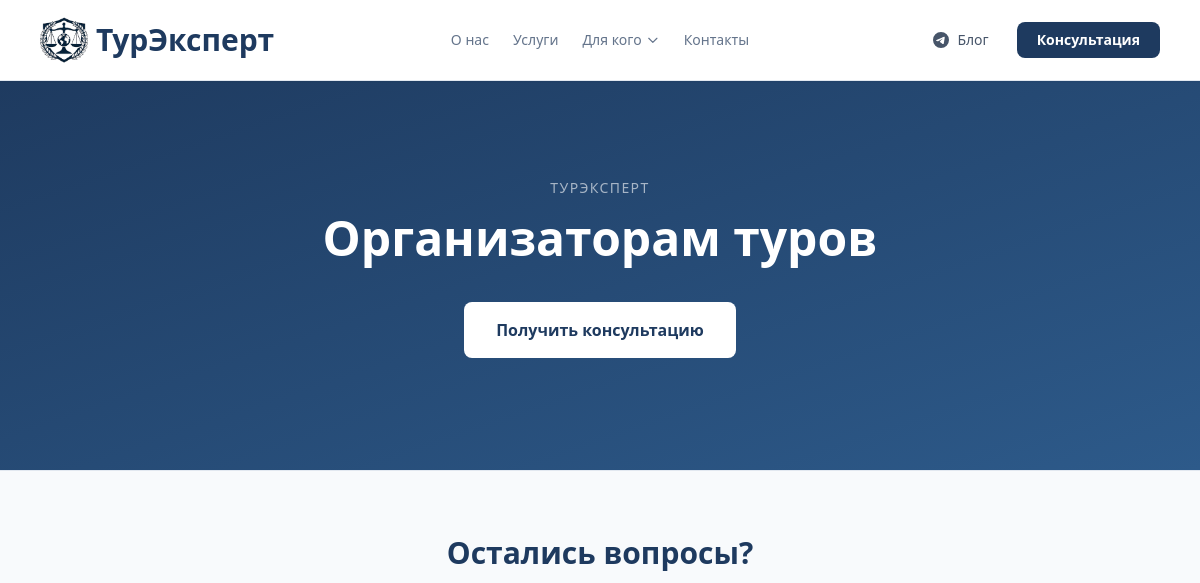
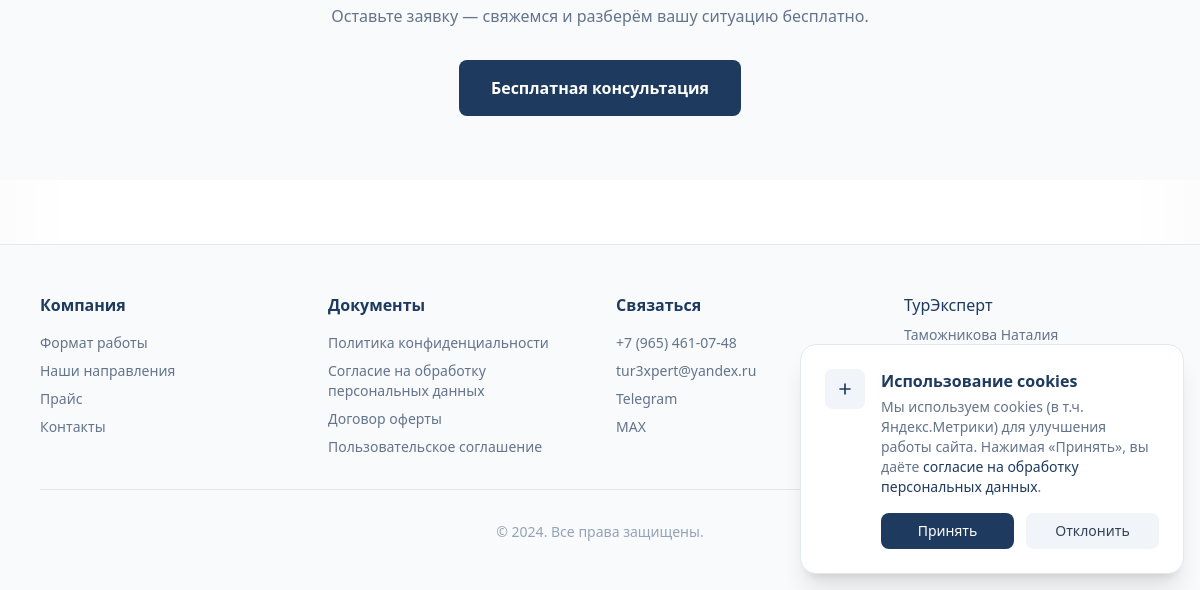
The app's page /dlya/organizatoram-turov/, older data (2 pictures, top to bottom).
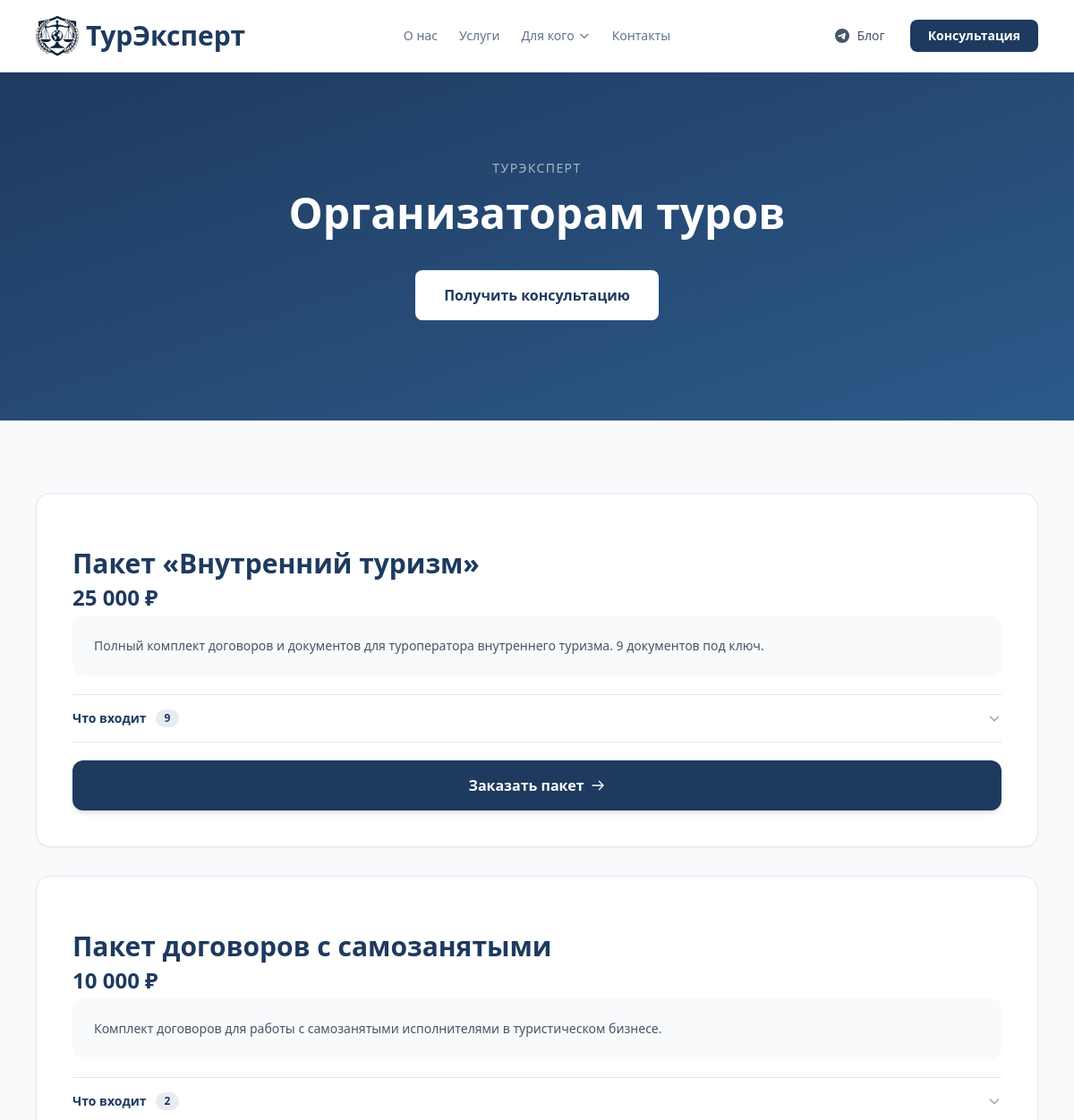
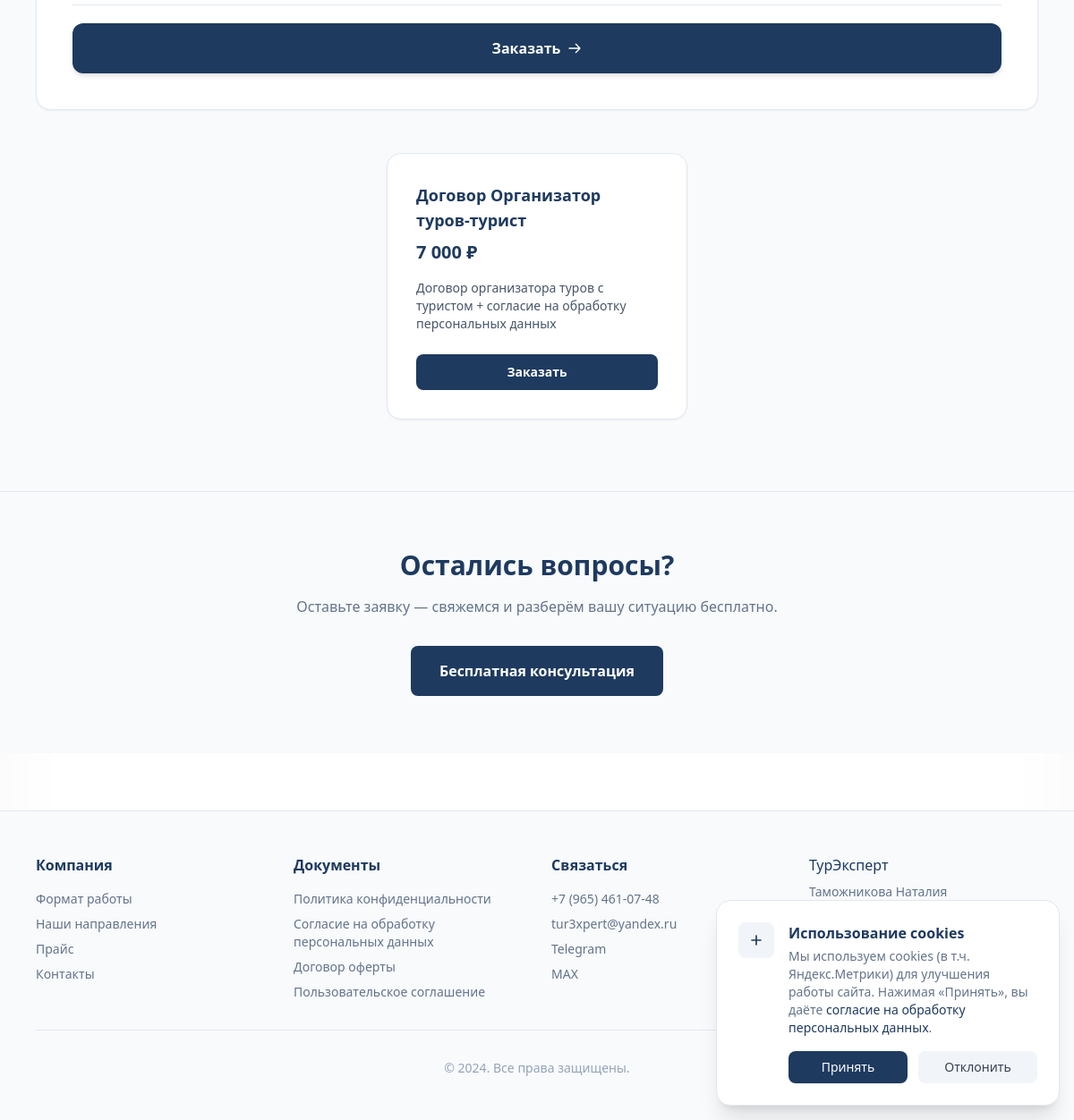
The same page, newer data (2 pictures, top to bottom).
### core/models.py (models this page shows, shortened)
class AudiencePage(models.Model):
    slug = models.SlugField("URL (slug)", unique=True, allow_unicode=True)
    title = models.CharField("Заголовок", max_length=200)
    subtitle = models.CharField("Подзаголовок", max_length=400, blank=True)
    content = models.TextField("Основной текст", blank=True)
    meta_description = models.CharField("Meta description (SEO)", max_length=300, blank=True)
    is_published = models.BooleanField("Опубликована", default=False)
    order = models.PositiveIntegerField("Порядок в меню", default=0)
    class Meta:
        verbose_name = "Страница аудитории"
        verbose_name_plural = "Страницы аудиторий"
        ordering = ['order']

class PriceCard(models.Model):
    CARD_TYPES = (
        ('wide', 'Широкая'),
        ('thin', 'Тонкая'),
    )
    title = models.CharField(max_length=200, verbose_name="Название услуги")
    price_display = models.CharField(max_length=100, verbose_name="Цена (текст)")
    description = models.TextField(blank=True, verbose_name="Описание")
    button_text = models.CharField(max_length=50, default="Заказать", verbose_name="Текст кнопки")
    is_highlighted = models.BooleanField(default=False, verbose_name="Выделенная карточка")
    icon_svg = models.TextField(blank=True, null=True, verbose_name="SVG иконка (код)")
    card_type = models.CharField(max_length=10, choices=CARD_TYPES, default='thin', verbose_name="Тип карточки")
    detail_page = models.ForeignKey(
        InfoPage, on_delete=models.SET_NULL, blank=True, null=True,
        verbose_name="Страница подробнее"
    )
    audience = models.ForeignKey(
        AudiencePage, on_delete=models.SET_NULL, blank=True, null=True,
        verbose_name="Страница аудитории"
    )
    order = models.PositiveIntegerField(default=0, verbose_name="Порядок")
    class Meta:
        verbose_name = "Ценовая карточка"
        verbose_name_plural = "Ценовые карточки"
        ordering = ['order']

### core/views.py (the view)
# urls.py: path('dlya/<slug:slug>/', views.audience_page, name='audience_page'),
def audience_page(request, slug):
    page = get_object_or_404(AudiencePage, slug=slug, is_published=True)
    context = {
        'page': page,
        'wide_cards': PriceCard.objects.filter(card_type='wide', audience=page),
        'thin_cards': PriceCard.objects.filter(card_type='thin', audience=page),
        'info_cards': InfoCard.objects.filter(audience=page),
    }
    return render(request, 'core/audience.html', context)

### core/templates/core/audience.html (shortened to what this page needs)
{% extends 'base.html' %}
{% load static %}
{% block content %}
<section class="relative bg-gradient-to-br from-[#1e3a5f] to-[#2d5a8a] py-20 md:py-28">
    <div class="max-w-4xl mx-auto px-4 text-center">
        <p class="text-white/60 text-sm uppercase tracking-widest mb-4">ТурЭксперт</p>
        <h1 class="text-4xl md:text-5xl font-bold text-white mb-6">{{ page.title }}</h1>
        <div class="mt-10">
            <a href="#" onclick="openModal(); return false;" class="inline-flex items-center justify-center px-8 py-4 bg-white text-[#1e3a5f] hover:bg-white/90 font-semibold rounded-lg transition-colors">
                Получить консультацию
            </a>
        </div>
    </div>
</section>
{% if wide_cards or thin_cards or info_cards %}
<section class="py-20 bg-slate-50 border-t border-slate-200">
    <div class="max-w-6xl mx-auto px-4">
        {% if wide_cards %}
        <div class="grid grid-cols-1 gap-8 mb-12">
            {% for card in wide_cards %}
            {% with items=card.accordion_items.all %}
            <div class="rounded-2xl p-8 md:p-10 shadow-sm hover:shadow-lg transition-all duration-300 flex flex-col {% if card.is_highlighted %}text-white{% else %}text-slate-900 border border-slate-200 bg-white{% endif %}"
                 {% if card.is_highlighted %}style="background:linear-gradient(160deg,#2d5a8a 0%,#1e3a5f 55%,#152c4a 100%);box-shadow:0 26px 60px -26px rgba(30,58,95,.65),inset 0 1px 0 rgba(255,255,255,.07)"{% endif %}>
                <h3 class="text-2xl md:text-3xl font-bold {% if card.is_highlighted %}text-white{% else %}text-[#1e3a5f]{% endif %} mb-1 leading-tight">{{ card.title }}</h3>
                <p class="text-2xl font-bold {% if card.is_highlighted %}text-white{% else %}text-[#1e3a5f]{% endif %} mb-1">{{ card.price_display }}</p>
                {% if card.description %}
                <div class="{% if card.is_highlighted %}bg-white/10{% else %}bg-slate-50{% endif %} rounded-xl p-6 mb-5 text-sm {% if card.is_highlighted %}text-white/80{% else %}text-slate-600{% endif %}">
                    {{ card.description|linebreaks }}
                </div>
                {% else %}
                <div class="mb-5"></div>
                {% endif %}
                {% if card.detail_page %}
                <div class="mt-auto pt-5">
                    <a href="{% url 'info_page' slug=card.detail_page.slug %}" class="w-full inline-flex items-center justify-center gap-2 px-8 py-4 {% if card.is_highlighted %}bg-white text-[#1e3a5f] hover:bg-white/90{% else %}bg-[#1e3a5f] text-white hover:bg-[#2d5a8a]{% endif %} font-bold rounded-xl transition-all duration-200 hover:-translate-y-0.5 shadow-md hover:shadow-lg">
                        Подробнее
                        <svg class="w-4 h-4" fill="none" stroke="currentColor" viewBox="0 0 24 24">
                            <path stroke-linecap="round" stroke-linejoin="round" stroke-width="2" d="M14 5l7 7m0 0l-7 7m7-7H3"/>
                        </svg>
                    </a>
                </div>
                {% else %}
                <hr class="{% if card.is_highlighted %}border-white/15{% else %}border-slate-200{% endif %} mb-0">
                {% if items %}
                <div class="pkg-acc">
                    <button type="button" class="pkg-acc-btn w-full flex items-center justify-between py-4 text-left">
                        <span class="flex items-center gap-2.5 text-sm font-bold {% if card.is_highlighted %}text-white{% else %}text-[#1e3a5f]{% endif %}">
                            Что входит
                            <span class="text-xs font-bold px-2.5 py-0.5 rounded-full {% if card.is_highlighted %}bg-white/15 text-white/90{% else %}bg-[#1e3a5f]/10 text-[#1e3a5f]{% endif %}">{{ items|length }}</span>
                        </span>
                        <svg class="pkg-acc-chev w-4 h-4 flex-shrink-0 {% if card.is_highlighted %}text-white/50{% else %}text-slate-400{% endif %}" fill="none" stroke="currentColor" viewBox="0 0 24 24">
                            <path stroke-linecap="round" stroke-linejoin="round" stroke-width="2" d="M19 9l-7 7-7-7"/>
                        </svg>
                    </button>
                </div>
                <hr class="{% if card.is_highlighted %}border-white/15{% else %}border-slate-200{% endif %} mb-5">
                {% else %}
                <div class="mb-5"></div>
                {% endif %}
                <div class="mt-auto">
                    <a href="#" onclick="openModal(); return false;" class="w-full inline-flex items-center justify-center gap-2 px-8 py-4 {% if card.is_highlighted %}bg-white text-[#1e3a5f] hover:bg-white/90{% else %}bg-[#1e3a5f] text-white hover:bg-[#2d5a8a]{% endif %} font-bold rounded-xl transition-all duration-200 hover:-translate-y-0.5 shadow-md hover:shadow-lg">
                        {{ card.button_text }}
                        <svg class="w-4 h-4" fill="none" stroke="currentColor" viewBox="0 0 24 24">
                            <path stroke-linecap="round" stroke-linejoin="round" stroke-width="2" d="M14 5l7 7m0 0l-7 7m7-7H3"/>
                        </svg>
                    </a>
                </div>
                {% endif %}
            </div>
            {% endwith %}
            {% endfor %}
        </div>
        {% endif %}
        {% if thin_cards or info_cards %}
        <div class="flex flex-wrap justify-center gap-6">
            {% for card in thin_cards %}
            <div class="w-full md:w-[45%] lg:w-[30%] bg-white rounded-2xl p-8 border border-slate-200 shadow-sm hover:shadow-lg hover:-translate-y-1 transition-all duration-300 flex flex-col">
                <h4 class="text-lg font-bold text-[#1e3a5f] mb-2">{{ card.title }}</h4>
                <p class="text-xl font-bold text-[#1e3a5f] mb-4">{{ card.price_display }}</p>
                <div class="text-sm text-slate-600 mb-6 flex-grow">{{ card.description|linebreaks }}</div>
                {% if card.detail_page %}
                <a href="{% url 'info_page' slug=card.detail_page.slug %}" class="w-full text-center px-4 py-2.5 bg-[#1e3a5f] hover:bg-[#2d5a8a] text-white text-sm font-semibold rounded-lg transition-colors mt-auto">
                    Подробнее
                    <svg class="inline w-4 h-4 ml-1" fill="none" stroke="currentColor" viewBox="0 0 24 24">
                        <path stroke-linecap="round" stroke-linejoin="round" stroke-width="2" d="M14 5l7 7m0 0l-7 7m7-7H3"/>
                    </svg>
                </a>
                {% else %}
                <a href="#" onclick="openModal(); return false;" class="w-full text-center px-4 py-2.5 bg-[#1e3a5f] hover:bg-[#2d5a8a] text-white text-sm font-semibold rounded-lg transition-colors mt-auto">
                    {{ card.button_text }}
                </a>
                {% endif %}
            </div>
            {% endfor %}
        </div>
        {% endif %}
    </div>
</section>
{% endif %}
<section class="py-16 bg-slate-50 border-t border-slate-200">
    <div class="max-w-2xl mx-auto px-4 text-center">
        <h2 class="text-2xl md:text-3xl font-bold text-[#1e3a5f] mb-4">Остались вопросы?</h2>
        <p class="text-slate-500 mb-8">Оставьте заявку — свяжемся и разберём вашу ситуацию бесплатно.</p>
        <a href="#" onclick="openModal(); return false;" class="inline-flex items-center justify-center px-8 py-4 bg-[#1e3a5f] hover:bg-[#2d5a8a] text-white font-semibold rounded-lg transition-colors">
            Бесплатная консультация
        </a>
    </div>
</section>
{% endblock %}

Row changes from the older to the newer data that the page shows:
now on this page (row edited): PriceCard: title "Пакет «Внутренний туризм»", price_display "25 000 ₽", description "Полный комплект договоров и документов для туроператора внутреннего туризма. 9 документов под ключ.", is_highlighted False (drawn), accordion_items.all|length "9", button_text "Заказать пакет", shown under "Организаторам туров"
added PriceCard: title "Пакет договоров с самозанятыми", price_display "10 000 ₽", description "Комплект договоров для работы с самозанятыми исполнителями в туристическом бизнесе.", is_highlighted False (drawn), accordion_items.all|length "2", button_text "Заказать", shown under "Организаторам туров"
now on this page (row edited): PriceCard: title "Договор Организатор туров-турист", price_display "7 000 ₽", description "Договор организатора туров с туристом + согласие на обработку персональных данных", button_text "Заказать"
